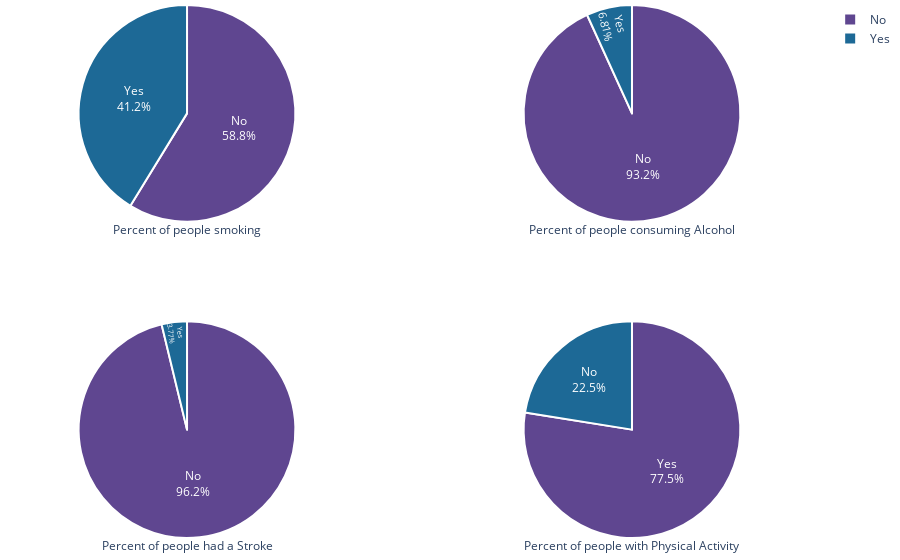

Here is the notebook cell this chart was saved with:
### Code cell
# sns.countplot(x = 'Smoking', data = patient_data)
from plotly.subplots import make_subplots
import plotly.graph_objects as go
from plotly.offline import plot



smoking = patient_data.Smoking.value_counts()
alcohol = patient_data.AlcoholDrinking.value_counts()
stroke = patient_data.Stroke.value_counts()
physicalActivity = patient_data.PhysicalActivity.value_counts()

fig = make_subplots(rows = 2, cols = 2, specs = [[{'type':'domain'}, {'type':'domain'}], [{'type':'domain'}, {'type':'domain'}]])

fig.add_trace(go.Pie(
             values = smoking.values,
             labels = smoking.index,
#              color_discrete_sequence = px.colors.sequential.Viridis,
            title = 'Percent of people smoking'), row = 1, col = 1)

fig.add_trace(go.Pie(
             values = alcohol.values,
             labels = alcohol.index,
#              color_discrete_sequence = px.colors.sequential.Viridis,
            title = 'Percent of people consuming Alcohol'), row = 1, col = 2)

fig.add_trace(go.Pie(
             values = stroke.values,
             labels = stroke.index,
#              color_discrete_sequence = px.colors.sequential.Viridis,
            title = 'Percent of people had a Stroke'), row = 2, col = 1)

fig.add_trace(go.Pie(
             values = physicalActivity.values,
             labels = physicalActivity.index,
#              color_discrete_sequence = px.colors.sequential.Viridis,
            title = 'Percent of people with Physical Activity'), row = 2, col = 2)



fig.update_traces(titleposition = 'bottom center',textposition = 'inside', 
                  textinfo = 'percent+label',marker_colors=px.colors.qualitative.Prism, 
                  marker = dict(line = dict(color = 'white', width = 2)))

fig.update_layout(margin=dict(t=5, b=5, l=5, r=5))
fig.show()

### Figure 1 — Plotly figure (JSON) as saved in the notebook; plotly's stock layout.template omitted (floating-point values rounded to 4 significant figures)
{"data": [{"domain": {"x": [0, 0.45], "y": [0.575, 1]}, "labels": ["No", "Yes"], "marker": {"colors": ["rgb(95, 70, 144)", "rgb(29, 105, 150)", "rgb(56, 166, 165)", "rgb(15, 133, 84)", "rgb(115, 175, 72)", "rgb(237, 173, 8)", "rgb(225, 124, 5)", "rgb(204, 80, 62)", "rgb(148, 52, 110)", "rgb(111, 64, 112)", "rgb(102, 102, 102)"], "line": {"color": "white", "width": 2}}, "textinfo": "percent+label", "textposition": "inside", "title": {"position": "bottom center", "text": "Percent of people smoking"}, "type": "pie", "values": [187887, 131908]}, {"domain": {"x": [0.55, 1], "y": [0.575, 1]}, "labels": ["No", "Yes"], "marker": {"colors": ["rgb(95, 70, 144)", "rgb(29, 105, 150)", "rgb(56, 166, 165)", "rgb(15, 133, 84)", "rgb(115, 175, 72)", "rgb(237, 173, 8)", "rgb(225, 124, 5)", "rgb(204, 80, 62)", "rgb(148, 52, 110)", "rgb(111, 64, 112)", "rgb(102, 102, 102)"], "line": {"color": "white", "width": 2}}, "textinfo": "percent+label", "textposition": "inside", "title": {"position": "bottom center", "text": "Percent of people consuming Alcohol"}, "type": "pie", "values": [298018, 21777]}, {"domain": {"x": [0, 0.45], "y": [0, 0.425]}, "labels": ["No", "Yes"], "marker": {"colors": ["rgb(95, 70, 144)", "rgb(29, 105, 150)", "rgb(56, 166, 165)", "rgb(15, 133, 84)", "rgb(115, 175, 72)", "rgb(237, 173, 8)", "rgb(225, 124, 5)", "rgb(204, 80, 62)", "rgb(148, 52, 110)", "rgb(111, 64, 112)", "rgb(102, 102, 102)"], "line": {"color": "white", "width": 2}}, "textinfo": "percent+label", "textposition": "inside", "title": {"position": "bottom center", "text": "Percent of people had a Stroke"}, "type": "pie", "values": [307726, 12069]}, {"domain": {"x": [0.55, 1], "y": [0, 0.425]}, "labels": ["Yes", "No"], "marker": {"colors": ["rgb(95, 70, 144)", "rgb(29, 105, 150)", "rgb(56, 166, 165)", "rgb(15, 133, 84)", "rgb(115, 175, 72)", "rgb(237, 173, 8)", "rgb(225, 124, 5)", "rgb(204, 80, 62)", "rgb(148, 52, 110)", "rgb(111, 64, 112)", "rgb(102, 102, 102)"], "line": {"color": "white", "width": 2}}, "textinfo": "percent+label", "textposition": "inside", "title": {"position": "bottom center", "text": "Percent of people with Physical Activity"}, "type": "pie", "values": [247957, 71838]}], "layout": {"margin": {"b": 5, "l": 5, "r": 5, "t": 5}}}
